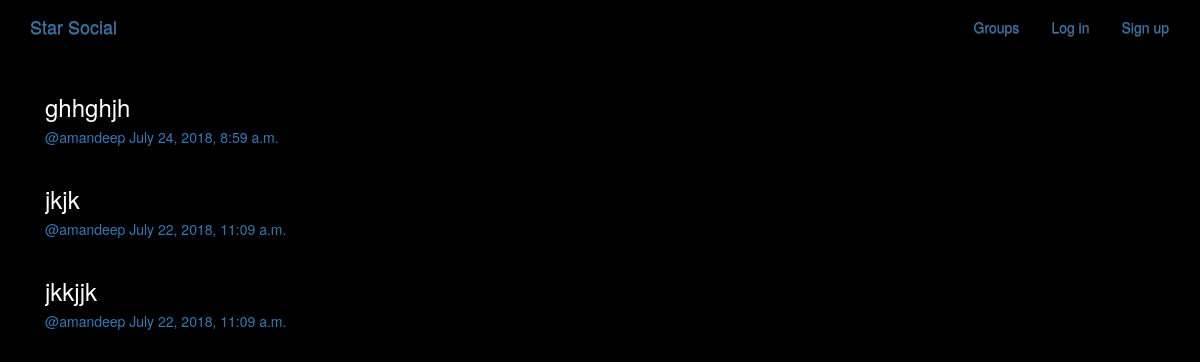
/posts/, run on the app's committed database.
### posts/models.py (models this page shows, shortened)
class Post(models.Model):
    user=models.ForeignKey(User,related_name='posts', on_delete=models.CASCADE)
    created_at = models.DateTimeField(auto_now=True)
    message = models.TextField()
    message_html = models.TextField(editable=False)
    group = models.ForeignKey(Group,related_name='posts',null=True,blank=True,  on_delete=models.CASCADE)
    class Meta:
        ordering=['-created_at']
        unique_together=['user','message']

### posts/views.py (the view)
# urls.py: path('',views.PostList.as_view(),name='all'),
class PostList(SelectRelatedMixin, generic.ListView):
    model= models.Post
    select_related = ('user','group')  #tuple for this model that are user and group from braces

### posts/templates/posts/post_list.html (shortened to what this page needs)
{% extends "posts/post_base.html" %}
{% block post_content %}
<div class="col-md-8">
  {% for post in post_list %}
      {% include "posts/_post.html" %}
  {% endfor %}
</div>
{% endblock  %}

### posts/templates/posts/_post.html (shortened to what this page needs)
<div class="post media">
  <h3>{{post.message_html|safe}}</h3>
  <div class="media-body">
    <h5 class="media-heading" >
    <span class="username">
      <a href="{% url 'posts:for_user' username=post.user.username %}">@{{ post.user.username }}</a>
    </span>
    <time class="time"> <a href="{% url 'posts:single' username=post.user.username pk=post.pk %}">{{ post.created_at }}</a> </time>
    </h5>
  </div>
</div>

### static/simplesocial/css/master.css (style rules this page uses)
body { margin: 0; overflow: hidden; background-color: black; color:white; }

### data on the page
Post: message_html "ghhghjh", user.username "amandeep", created_at "July 24, 2018, 8:59 a.m."
Post: message_html "jkjk", user.username "amandeep", created_at "July 22, 2018, 11:09 a.m."
Post: message_html "jkkjjk", user.username "amandeep", created_at "July 22, 2018, 11:09 a.m."
